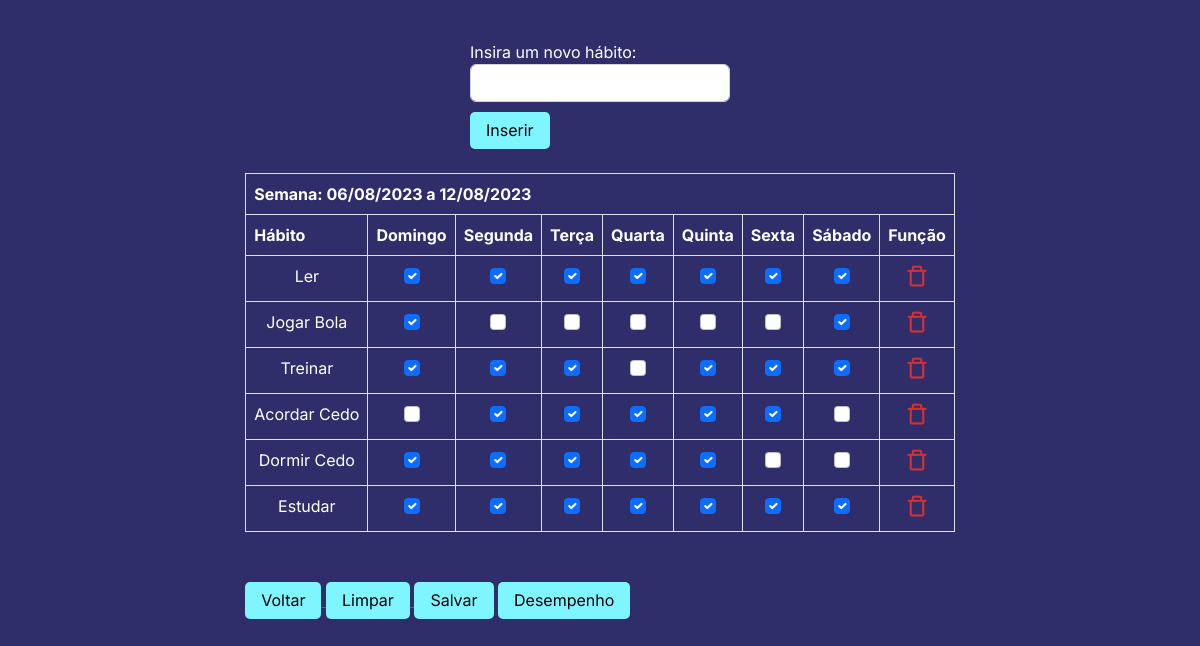
The app's page /Habitos.php (signed in) with its own data.
### tables this page shows
CREATE TABLE `habitos` (
  `id` int(4) NOT NULL,
  `titulo` varchar(20) NOT NULL,
  `domingo` varchar(8) DEFAULT NULL,
  `segunda` varchar(8) DEFAULT NULL,
  `terca` varchar(8) DEFAULT NULL,
  `quarta` varchar(8) DEFAULT NULL,
  `quinta` varchar(8) DEFAULT NULL,
  `sexta` varchar(8) DEFAULT NULL,
  `sabado` varchar(8) DEFAULT NULL,
  `id_hab` int(4) NOT NULL
);

### Crud.php (called while the page is built, shortened)
<?php
class Crud{
    private $connect;
    function __construct($conn)
    {
        $this->connect = $conn;
    }
    public function getHabitos($id){
        $sql = $this->connect->prepare("SELECT * FROM habitos WHERE id_hab=$id");
        $sql->execute();
        return $sql->fetchAll();
    }
}

### Habitos.php (the view, shortened to what this page needs)
<?php
include_once('Connect.php');
include_once('Crud.php');
?>
<!DOCTYPE html>
<html lang="pt-br">
<head>
    <link rel='stylesheet' type='text/css' href='Bootstrap/css/estilo.css'>
    <link rel='stylesheet' type='text/css' href='Bootstrap/css/bootstrap.min.css'>
    <link href='https://unpkg.com/boxicons@2.1.4/css/boxicons.min.css' rel='stylesheet'>
</head>
<body>
    <form action="InsertH.php" method="POST">
    Insira um novo hábito:
    <input type="text" class="form-control" id="exampleFormControlTextarea1" rows="3" name="titulo">
    <button class="button">Inserir</button>
    </form>
    <br>
    <form action="SalvarHab.php" method="POST">
    <table class="table table-bordered">
    <?php
        if (date('D')=='Sun') {
          $data = date('d/m/Y', strtotime("sunday"))." a ".date('d/m/Y', strtotime("saturday +0 week"));
        } else {
          $data = date('d/m/Y', strtotime("sunday -1 week"))." a ".date('d/m/Y', strtotime("saturday +0 week"));
        }
        ?>
    <tr><th colspan="9">Semana: <?=$data?></th></tr>
    <tr><th>Hábito</th><th>Domingo</th><th>Segunda</th><th>Terça</th><th>Quarta</th><th>Quinta</th><th>Sexta</th><th>Sábado</th><th>Função</th></tr>
    <?php
        $obj = new Crud($conn);
        $id = $_SESSION['id'];
        $dado = $obj->getHabitos($id);
        foreach($dado as $info) {
            echo '<tr align="center">
            <td>'.$info['titulo'].'</td>
            <td><input class="form-check-input" id="flexCheckDefault" type="checkbox" value="domingo" name="domingo'.$info['id'].'" '.$info['domingo'].'></td>
            <td><input class="form-check-input" id="flexCheckDefault" type="checkbox" value="segunda" name="segunda'.$info['id'].'" '.$info['segunda'].'></td>
            <td><input class="form-check-input" id="flexCheckDefault" type="checkbox" value="terca" name="terca'.$info['id'].'" '.$info['terca'].'></td>
            <td><input class="form-check-input" id="flexCheckDefault" type="checkbox" value="quarta" name="quarta'.$info['id'].'" '.$info['quarta'].'></td>
            <td><input class="form-check-input" id="flexCheckDefault" type="checkbox" value="quinta" name="quinta'.$info['id'].'" '.$info['quinta'].'></td>
            <td><input class="form-check-input" id="flexCheckDefault" type="checkbox" value="sexta" name="sexta'.$info['id'].'" '.$info['sexta'].'></td>
            <td><input class="form-check-input" id="flexCheckDefault" type="checkbox" value="sabado" name="sabado'.$info['id'].'" '.$info['sabado'].'></td>
            <td><a href=DeleteH.php?id='.$info['id'].'><i class="bx bx-trash-alt"></i></a></td>
            </tr>';
        }
    ?>
    </table>
    <br>
    <a href='ProtectedPage.php'><button class="button" type='button'>Voltar</button> </a>
    <a href='ClearHab.php'><button class="button" type='button'>Limpar</button> </a>
    <button class="button" type='submit'>Salvar</button>
    <a href='Acompanhamento.php'><button class="button" type='button'>Desempenho</button> </a>
    </form>
</body>
</html>

### Habitos.php (style rules this page uses)
* { font-family: 'Inter', sans-serif; }
body { padding: 40px; height: 100vh; display: flex; flex-direction: column; align-items: center; background: #2f2e6a; color: white; }
.button { margin-top: 10px; border: none; background-color: #7ff5ff; padding: 0.4rem 1rem; border-radius: 5px; cursor: pointer; }
.table { color: white; }
.bx { color: #d63031; font-size: 25px; }

### records on screen
habitos: titulo "Ler"
habitos: titulo "Jogar Bola"
habitos: titulo "Treinar"
habitos: titulo "Acordar Cedo"
habitos: titulo "Dormir Cedo"
habitos: titulo "Estudar"
